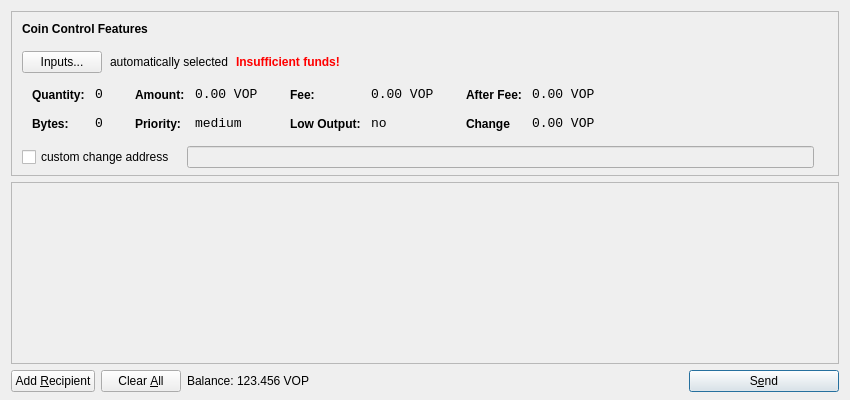
<?xml version="1.0" encoding="UTF-8"?>
<ui version="4.0">
 <class>SendCoinsDialog</class>
 <widget class="QDialog" name="SendCoinsDialog">
  <property name="geometry">
   <rect>
    <x>0</x>
    <y>0</y>
    <width>850</width>
    <height>400</height>
   </rect>
  </property>
  <property name="windowTitle">
   <string>Send Coins</string>
  </property>
  <layout class="QVBoxLayout" name="verticalLayout" stretch="0,1,0">
   <property name="bottomMargin">
    <number>8</number>
   </property>
   <item>
    <widget class="QFrame" name="frameCoinControl">
     <property name="sizePolicy">
      <sizepolicy hsizetype="Expanding" vsizetype="Expanding">
       <horstretch>0</horstretch>
       <verstretch>0</verstretch>
      </sizepolicy>
     </property>
     <property name="maximumSize">
      <size>
       <width>16777215</width>
       <height>16777215</height>
      </size>
     </property>
     <property name="frameShape">
      <enum>QFrame::StyledPanel</enum>
     </property>
     <property name="frameShadow">
      <enum>QFrame::Sunken</enum>
     </property>
     <layout class="QVBoxLayout" name="verticalLayoutCoinControl2">
      <property name="spacing">
       <number>-1</number>
      </property>
      <property name="leftMargin">
       <number>0</number>
      </property>
      <property name="topMargin">
       <number>0</number>
      </property>
      <property name="rightMargin">
       <number>0</number>
      </property>
      <property name="bottomMargin">
       <number>6</number>
      </property>
      <item>
       <layout class="QVBoxLayout" name="verticalLayoutCoinControl" stretch="0,0,0,0,1">
        <property name="spacing">
         <number>0</number>
        </property>
        <property name="leftMargin">
         <number>10</number>
        </property>
        <property name="topMargin">
         <number>10</number>
        </property>
        <item>
         <layout class="QHBoxLayout" name="horizontalLayoutCoinControl1">
          <property name="bottomMargin">
           <number>15</number>
          </property>
          <item>
           <widget class="QLabel" name="labelCoinControlFeatures">
            <property name="sizePolicy">
             <sizepolicy hsizetype="Preferred" vsizetype="Maximum">
              <horstretch>0</horstretch>
              <verstretch>0</verstretch>
             </sizepolicy>
            </property>
            <property name="font">
             <font>
              <weight>75</weight>
              <bold>true</bold>
             </font>
            </property>
            <property name="styleSheet">
             <string notr="true">font-weight:bold;</string>
            </property>
            <property name="text">
             <string>Coin Control Features</string>
            </property>
           </widget>
          </item>
         </layout>
        </item>
        <item>
         <layout class="QHBoxLayout" name="horizontalLayoutCoinControl2" stretch="0,0,0,0">
          <property name="spacing">
           <number>8</number>
          </property>
          <property name="bottomMargin">
           <number>10</number>
          </property>
          <item>
           <widget class="QPushButton" name="pushButtonCoinControl">
            <property name="styleSheet">
             <string notr="true"/>
            </property>
            <property name="text">
             <string>Inputs...</string>
            </property>
           </widget>
          </item>
          <item>
           <widget class="QLabel" name="labelCoinControlAutomaticallySelected">
            <property name="text">
             <string>automatically selected</string>
            </property>
            <property name="margin">
             <number>5</number>
            </property>
           </widget>
          </item>
          <item>
           <widget class="QLabel" name="labelCoinControlInsuffFunds">
            <property name="font">
             <font>
              <weight>75</weight>
              <bold>true</bold>
             </font>
            </property>
            <property name="styleSheet">
             <string notr="true">color:red;font-weight:bold;</string>
            </property>
            <property name="text">
             <string>Insufficient funds!</string>
            </property>
            <property name="margin">
             <number>5</number>
            </property>
           </widget>
          </item>
          <item>
           <spacer name="horizontalSpacerCoinControl">
            <property name="orientation">
             <enum>Qt::Horizontal</enum>
            </property>
            <property name="sizeHint" stdset="0">
             <size>
              <width>40</width>
              <height>1</height>
             </size>
            </property>
           </spacer>
          </item>
         </layout>
        </item>
        <item>
         <widget class="QWidget" name="widgetCoinControl" native="true">
          <property name="sizePolicy">
           <sizepolicy hsizetype="Preferred" vsizetype="Preferred">
            <horstretch>0</horstretch>
            <verstretch>0</verstretch>
           </sizepolicy>
          </property>
          <property name="minimumSize">
           <size>
            <width>0</width>
            <height>0</height>
           </size>
          </property>
          <property name="styleSheet">
           <string notr="true"/>
          </property>
          <layout class="QHBoxLayout" name="horizontalLayoutCoinControl5">
           <property name="margin">
            <number>0</number>
           </property>
           <item>
            <layout class="QHBoxLayout" name="horizontalLayoutCoinControl3" stretch="0,0,0,1">
             <property name="spacing">
              <number>20</number>
             </property>
             <property name="topMargin">
              <number>0</number>
             </property>
             <property name="bottomMargin">
              <number>10</number>
             </property>
             <item>
              <layout class="QFormLayout" name="formLayoutCoinControl1">
               <property name="horizontalSpacing">
                <number>10</number>
               </property>
               <property name="verticalSpacing">
                <number>14</number>
               </property>
               <property name="leftMargin">
                <number>10</number>
               </property>
               <property name="topMargin">
                <number>4</number>
               </property>
               <property name="rightMargin">
                <number>6</number>
               </property>
               <item row="0" column="0">
                <widget class="QLabel" name="labelCoinControlQuantityText">
                 <property name="styleSheet">
                  <string notr="true">font-weight:bold;</string>
                 </property>
                 <property name="text">
                  <string>Quantity:</string>
                 </property>
                 <property name="margin">
                  <number>0</number>
                 </property>
                </widget>
               </item>
               <item row="0" column="1">
                <widget class="QLabel" name="labelCoinControlQuantity">
                 <property name="font">
                  <font>
                   <family>Monospace</family>
                   <pointsize>10</pointsize>
                  </font>
                 </property>
                 <property name="cursor">
                  <cursorShape>IBeamCursor</cursorShape>
                 </property>
                 <property name="contextMenuPolicy">
                  <enum>Qt::ActionsContextMenu</enum>
                 </property>
                 <property name="text">
                  <string>0</string>
                 </property>
                 <property name="margin">
                  <number>0</number>
                 </property>
                 <property name="textInteractionFlags">
                  <set>Qt::LinksAccessibleByMouse|Qt::TextSelectableByKeyboard|Qt::TextSelectableByMouse</set>
                 </property>
                </widget>
               </item>
               <item row="1" column="0">
                <widget class="QLabel" name="labelCoinControlBytesText">
                 <property name="styleSheet">
                  <string notr="true">font-weight:bold;</string>
                 </property>
                 <property name="text">
                  <string>Bytes:</string>
                 </property>
                </widget>
               </item>
               <item row="1" column="1">
                <widget class="QLabel" name="labelCoinControlBytes">
                 <property name="font">
                  <font>
                   <family>Monospace</family>
                   <pointsize>10</pointsize>
                  </font>
                 </property>
                 <property name="cursor">
                  <cursorShape>IBeamCursor</cursorShape>
                 </property>
                 <property name="contextMenuPolicy">
                  <enum>Qt::ActionsContextMenu</enum>
                 </property>
                 <property name="text">
                  <string>0</string>
                 </property>
                 <property name="textInteractionFlags">
                  <set>Qt::LinksAccessibleByMouse|Qt::TextSelectableByKeyboard|Qt::TextSelectableByMouse</set>
                 </property>
                </widget>
               </item>
              </layout>
             </item>
             <item>
              <layout class="QFormLayout" name="formLayoutCoinControl2">
               <property name="horizontalSpacing">
                <number>10</number>
               </property>
               <property name="verticalSpacing">
                <number>14</number>
               </property>
               <property name="leftMargin">
                <number>6</number>
               </property>
               <property name="topMargin">
                <number>4</number>
               </property>
               <property name="rightMargin">
                <number>6</number>
               </property>
               <item row="0" column="0">
                <widget class="QLabel" name="labelCoinControlAmountText">
                 <property name="styleSheet">
                  <string notr="true">font-weight:bold;</string>
                 </property>
                 <property name="text">
                  <string>Amount:</string>
                 </property>
                 <property name="margin">
                  <number>0</number>
                 </property>
                </widget>
               </item>
               <item row="0" column="1">
                <widget class="QLabel" name="labelCoinControlAmount">
                 <property name="font">
                  <font>
                   <family>Monospace</family>
                   <pointsize>10</pointsize>
                  </font>
                 </property>
                 <property name="cursor">
                  <cursorShape>IBeamCursor</cursorShape>
                 </property>
                 <property name="contextMenuPolicy">
                  <enum>Qt::ActionsContextMenu</enum>
                 </property>
                 <property name="text">
                  <string>0.00 VOP</string>
                 </property>
                 <property name="textInteractionFlags">
                  <set>Qt::LinksAccessibleByMouse|Qt::TextSelectableByKeyboard|Qt::TextSelectableByMouse</set>
                 </property>
                </widget>
               </item>
               <item row="1" column="0">
                <widget class="QLabel" name="labelCoinControlPriorityText">
                 <property name="styleSheet">
                  <string notr="true">font-weight:bold;</string>
                 </property>
                 <property name="text">
                  <string>Priority:</string>
                 </property>
                </widget>
               </item>
               <item row="1" column="1">
                <widget class="QLabel" name="labelCoinControlPriority">
                 <property name="font">
                  <font>
                   <family>Monospace</family>
                   <pointsize>10</pointsize>
                  </font>
                 </property>
                 <property name="cursor">
                  <cursorShape>IBeamCursor</cursorShape>
                 </property>
                 <property name="contextMenuPolicy">
                  <enum>Qt::ActionsContextMenu</enum>
                 </property>
                 <property name="text">
                  <string>medium</string>
                 </property>
                 <property name="textInteractionFlags">
                  <set>Qt::LinksAccessibleByMouse|Qt::TextSelectableByKeyboard|Qt::TextSelectableByMouse</set>
                 </property>
                </widget>
               </item>
              </layout>
             </item>
             <item>
              <layout class="QFormLayout" name="formLayoutCoinControl3">
               <property name="horizontalSpacing">
                <number>10</number>
               </property>
               <property name="verticalSpacing">
                <number>14</number>
               </property>
               <property name="leftMargin">
                <number>6</number>
               </property>
               <property name="topMargin">
                <number>4</number>
               </property>
               <property name="rightMargin">
                <number>6</number>
               </property>
               <item row="0" column="0">
                <widget class="QLabel" name="labelCoinControlFeeText">
                 <property name="styleSheet">
                  <string notr="true">font-weight:bold;</string>
                 </property>
                 <property name="text">
                  <string>Fee:</string>
                 </property>
                 <property name="margin">
                  <number>0</number>
                 </property>
                </widget>
               </item>
               <item row="0" column="1">
                <widget class="QLabel" name="labelCoinControlFee">
                 <property name="font">
                  <font>
                   <family>Monospace</family>
                   <pointsize>10</pointsize>
                  </font>
                 </property>
                 <property name="cursor">
                  <cursorShape>IBeamCursor</cursorShape>
                 </property>
                 <property name="contextMenuPolicy">
                  <enum>Qt::ActionsContextMenu</enum>
                 </property>
                 <property name="text">
                  <string>0.00 VOP</string>
                 </property>
                 <property name="textInteractionFlags">
                  <set>Qt::LinksAccessibleByMouse|Qt::TextSelectableByKeyboard|Qt::TextSelectableByMouse</set>
                 </property>
                </widget>
               </item>
               <item row="1" column="0">
                <widget class="QLabel" name="labelCoinControlLowOutputText">
                 <property name="styleSheet">
                  <string notr="true">font-weight:bold;</string>
                 </property>
                 <property name="text">
                  <string>Low Output:</string>
                 </property>
                </widget>
               </item>
               <item row="1" column="1">
                <widget class="QLabel" name="labelCoinControlLowOutput">
                 <property name="font">
                  <font>
                   <family>Monospace</family>
                   <pointsize>10</pointsize>
                  </font>
                 </property>
                 <property name="cursor">
                  <cursorShape>IBeamCursor</cursorShape>
                 </property>
                 <property name="contextMenuPolicy">
                  <enum>Qt::ActionsContextMenu</enum>
                 </property>
                 <property name="text">
                  <string>no</string>
                 </property>
                 <property name="textInteractionFlags">
                  <set>Qt::LinksAccessibleByMouse|Qt::TextSelectableByKeyboard|Qt::TextSelectableByMouse</set>
                 </property>
                </widget>
               </item>
              </layout>
             </item>
             <item>
              <layout class="QFormLayout" name="formLayoutCoinControl4">
               <property name="horizontalSpacing">
                <number>10</number>
               </property>
               <property name="verticalSpacing">
                <number>14</number>
               </property>
               <property name="leftMargin">
                <number>6</number>
               </property>
               <property name="topMargin">
                <number>4</number>
               </property>
               <property name="rightMargin">
                <number>6</number>
               </property>
               <item row="0" column="0">
                <widget class="QLabel" name="labelCoinControlAfterFeeText">
                 <property name="styleSheet">
                  <string notr="true">font-weight:bold;</string>
                 </property>
                 <property name="text">
                  <string>After Fee:</string>
                 </property>
                 <property name="margin">
                  <number>0</number>
                 </property>
                </widget>
               </item>
               <item row="0" column="1">
                <widget class="QLabel" name="labelCoinControlAfterFee">
                 <property name="font">
                  <font>
                   <family>Monospace</family>
                   <pointsize>10</pointsize>
                  </font>
                 </property>
                 <property name="cursor">
                  <cursorShape>IBeamCursor</cursorShape>
                 </property>
                 <property name="contextMenuPolicy">
                  <enum>Qt::ActionsContextMenu</enum>
                 </property>
                 <property name="text">
                  <string>0.00 VOP</string>
                 </property>
                 <property name="textInteractionFlags">
                  <set>Qt::LinksAccessibleByMouse|Qt::TextSelectableByKeyboard|Qt::TextSelectableByMouse</set>
                 </property>
                </widget>
               </item>
               <item row="1" column="0">
                <widget class="QLabel" name="labelCoinControlChangeText">
                 <property name="styleSheet">
                  <string notr="true">font-weight:bold;</string>
                 </property>
                 <property name="text">
                  <string>Change</string>
                 </property>
                </widget>
               </item>
               <item row="1" column="1">
                <widget class="QLabel" name="labelCoinControlChange">
                 <property name="font">
                  <font>
                   <family>Monospace</family>
                   <pointsize>10</pointsize>
                  </font>
                 </property>
                 <property name="cursor">
                  <cursorShape>IBeamCursor</cursorShape>
                 </property>
                 <property name="contextMenuPolicy">
                  <enum>Qt::ActionsContextMenu</enum>
                 </property>
                 <property name="text">
                  <string>0.00 VOP</string>
                 </property>
                 <property name="textInteractionFlags">
                  <set>Qt::LinksAccessibleByMouse|Qt::TextSelectableByKeyboard|Qt::TextSelectableByMouse</set>
                 </property>
                </widget>
               </item>
              </layout>
             </item>
            </layout>
           </item>
          </layout>
         </widget>
        </item>
        <item>
         <layout class="QHBoxLayout" name="horizontalLayoutCoinControl4" stretch="0,0,0">
          <property name="spacing">
           <number>12</number>
          </property>
          <property name="sizeConstraint">
           <enum>QLayout::SetDefaultConstraint</enum>
          </property>
          <property name="topMargin">
           <number>5</number>
          </property>
          <property name="rightMargin">
           <number>5</number>
          </property>
          <item>
           <widget class="QCheckBox" name="checkBoxCoinControlChange">
            <property name="text">
             <string>custom change address</string>
            </property>
           </widget>
          </item>
          <item>
           <widget class="QLineEdit" name="lineEditCoinControlChange">
            <property name="enabled">
             <bool>false</bool>
            </property>
            <property name="sizePolicy">
             <sizepolicy hsizetype="Expanding" vsizetype="Fixed">
              <horstretch>0</horstretch>
              <verstretch>0</verstretch>
             </sizepolicy>
            </property>
           </widget>
          </item>
          <item>
           <widget class="QLabel" name="labelCoinControlChangeLabel">
            <property name="sizePolicy">
             <sizepolicy hsizetype="Preferred" vsizetype="Expanding">
              <horstretch>0</horstretch>
              <verstretch>0</verstretch>
             </sizepolicy>
            </property>
            <property name="minimumSize">
             <size>
              <width>0</width>
              <height>0</height>
             </size>
            </property>
            <property name="text">
             <string/>
            </property>
            <property name="margin">
             <number>3</number>
            </property>
           </widget>
          </item>
         </layout>
        </item>
        <item>
         <spacer name="verticalSpacerCoinControl">
          <property name="orientation">
           <enum>Qt::Vertical</enum>
          </property>
          <property name="sizeHint" stdset="0">
           <size>
            <width>800</width>
            <height>1</height>
           </size>
          </property>
         </spacer>
        </item>
       </layout>
      </item>
     </layout>
    </widget>
   </item>
   <item>
    <widget class="QScrollArea" name="scrollArea">
     <property name="widgetResizable">
      <bool>true</bool>
     </property>
     <widget class="QWidget" name="scrollAreaWidgetContents">
      <property name="geometry">
       <rect>
        <x>0</x>
        <y>0</y>
        <width>830</width>
        <height>165</height>
       </rect>
      </property>
      <layout class="QVBoxLayout" name="verticalLayout_2">
       <property name="margin">
        <number>0</number>
       </property>
       <item>
        <layout class="QVBoxLayout" name="entries">
         <property name="spacing">
          <number>6</number>
         </property>
        </layout>
       </item>
       <item>
        <spacer name="verticalSpacer">
         <property name="orientation">
          <enum>Qt::Vertical</enum>
         </property>
         <property name="sizeHint" stdset="0">
          <size>
           <width>20</width>
           <height>40</height>
          </size>
         </property>
        </spacer>
       </item>
      </layout>
     </widget>
    </widget>
   </item>
   <item>
    <layout class="QHBoxLayout" name="horizontalLayout">
     <item>
      <widget class="QPushButton" name="addButton">
       <property name="toolTip">
        <string>Send to multiple recipients at once</string>
       </property>
       <property name="text">
        <string>Add &amp;Recipient</string>
       </property>
       <property name="icon">
        <iconset resource="../bitcoin.qrc">
         <normaloff>:/icons/add</normaloff>:/icons/add</iconset>
       </property>
       <property name="autoDefault">
        <bool>false</bool>
       </property>
      </widget>
     </item>
     <item>
      <widget class="QPushButton" name="clearButton">
       <property name="sizePolicy">
        <sizepolicy hsizetype="Minimum" vsizetype="Fixed">
         <horstretch>0</horstretch>
         <verstretch>0</verstretch>
        </sizepolicy>
       </property>
       <property name="toolTip">
        <string>Remove all transaction fields</string>
       </property>
       <property name="text">
        <string>Clear &amp;All</string>
       </property>
       <property name="icon">
        <iconset resource="../bitcoin.qrc">
         <normaloff>:/icons/remove</normaloff>:/icons/remove</iconset>
       </property>
       <property name="autoRepeatDelay">
        <number>300</number>
       </property>
       <property name="autoDefault">
        <bool>false</bool>
       </property>
      </widget>
     </item>
     <item>
      <layout class="QHBoxLayout" name="horizontalLayout_2">
       <property name="spacing">
        <number>3</number>
       </property>
       <item>
        <widget class="QLabel" name="label">
         <property name="sizePolicy">
          <sizepolicy hsizetype="Preferred" vsizetype="Fixed">
           <horstretch>0</horstretch>
           <verstretch>0</verstretch>
          </sizepolicy>
         </property>
         <property name="text">
          <string>Balance:</string>
         </property>
        </widget>
       </item>
       <item>
        <widget class="QLabel" name="labelBalance">
         <property name="sizePolicy">
          <sizepolicy hsizetype="Preferred" vsizetype="Fixed">
           <horstretch>0</horstretch>
           <verstretch>0</verstretch>
          </sizepolicy>
         </property>
         <property name="cursor">
          <cursorShape>IBeamCursor</cursorShape>
         </property>
         <property name="text">
          <string>123.456 VOP</string>
         </property>
         <property name="textInteractionFlags">
          <set>Qt::LinksAccessibleByMouse|Qt::TextSelectableByKeyboard|Qt::TextSelectableByMouse</set>
         </property>
        </widget>
       </item>
      </layout>
     </item>
     <item>
      <spacer name="horizontalSpacer">
       <property name="orientation">
        <enum>Qt::Horizontal</enum>
       </property>
       <property name="sizeHint" stdset="0">
        <size>
         <width>40</width>
         <height>20</height>
        </size>
       </property>
      </spacer>
     </item>
     <item>
      <widget class="QPushButton" name="sendButton">
       <property name="minimumSize">
        <size>
         <width>150</width>
         <height>0</height>
        </size>
       </property>
       <property name="toolTip">
        <string>Confirm the send action</string>
       </property>
       <property name="text">
        <string>S&amp;end</string>
       </property>
       <property name="icon">
        <iconset resource="../bitcoin.qrc">
         <normaloff>:/icons/send</normaloff>:/icons/send</iconset>
       </property>
       <property name="default">
        <bool>true</bool>
       </property>
      </widget>
     </item>
    </layout>
   </item>
  </layout>
 </widget>
 <resources>
  <include location="../bitcoin.qrc"/>
 </resources>
 <connections/>
</ui>
